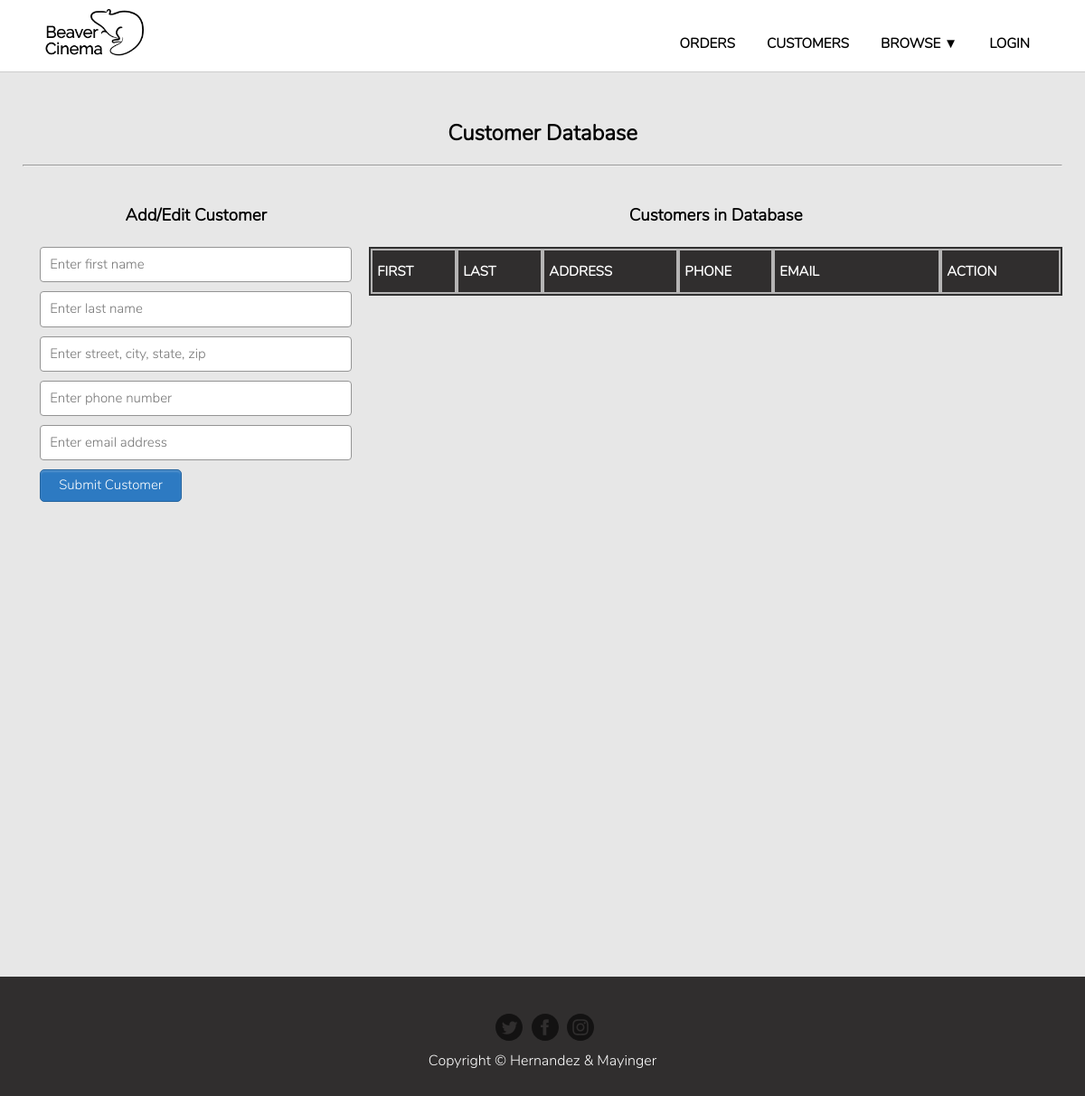
The page /php/customers.php on the database as committed earlier.
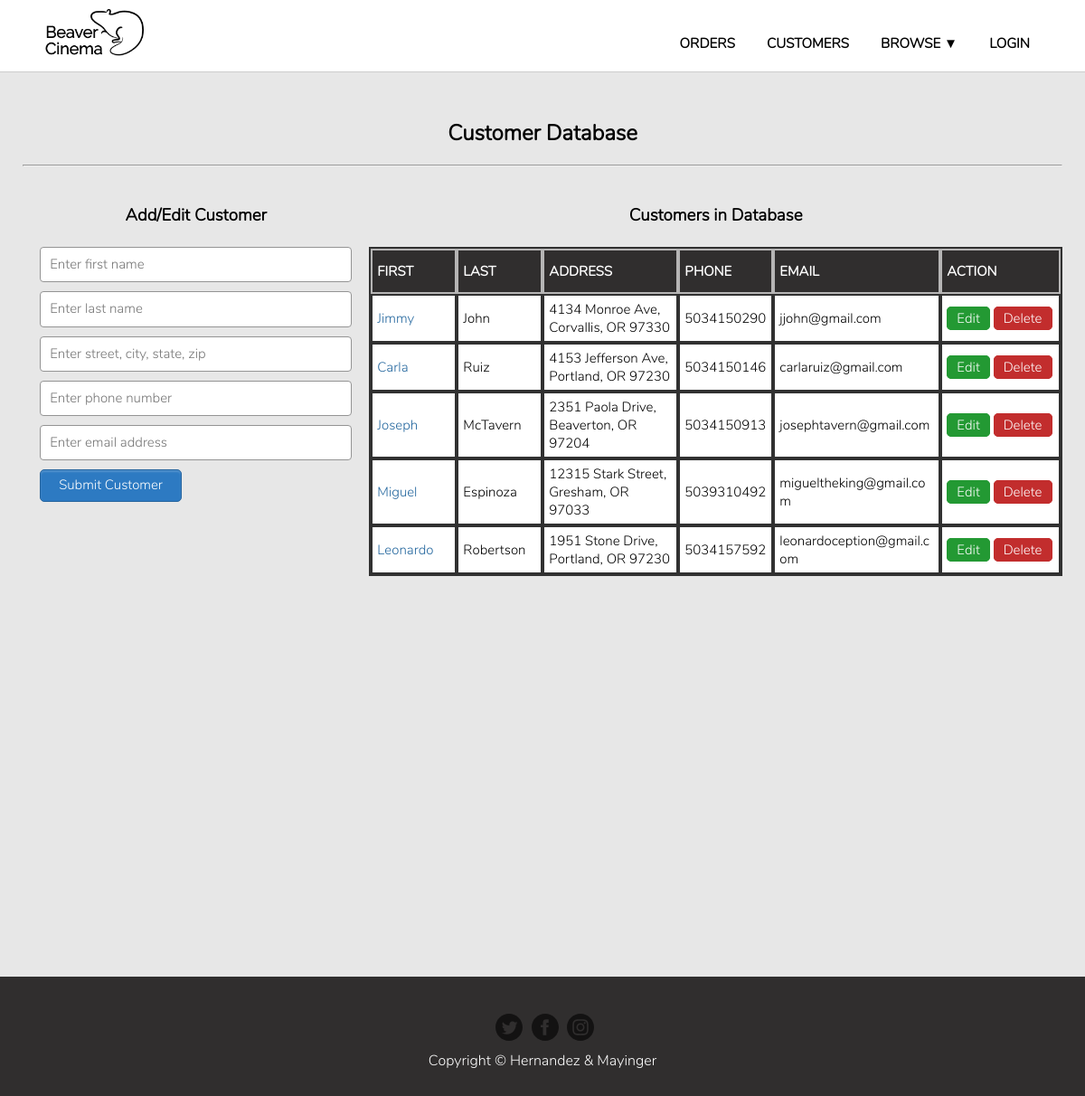
The same page on the database as committed later.
### tables this page shows
CREATE TABLE `customers` (
	`customer_id` int(11) unsigned NOT NULL AUTO_INCREMENT,
	`first_name` varchar(45) NOT NULL,
	`last_name` varchar(45) NOT NULL,
	`address` varchar(45) NOT NULL,
	`phone` varchar(50) DEFAULT NULL,
	`email` varchar(50) DEFAULT NULL,
	PRIMARY KEY (`customer_id`)
);

### php/database/action.php (called while the page is built, shortened)
<?php
	$isEdit = false;
?>

### php/customers.php (the view, shortened to what this page needs)
<?php
include("database/action.php");
include("templates/header.php");	?>
		<div class="container grid">
			<div class="box title">
				<h2 class="title">Customer Database</h2>
				<hr>
			</div>
			<div class="box box-update">
				<div class="edit-customer-form">
					<h3>Add/Edit Customer</h3>
					<form action="database/action.php" method="POST" enctype="multipart/form-data">
							<div class="form-group">
								<input type="text" name="first_name" value="<?php echo $first_name; ?>" class="form-control" placeholder="Enter first name" required>
							</div>
							<div class="form-group">
								<input type="text" name="last_name" value="<?php echo $last_name; ?>" class="form-control" placeholder="Enter last name" required>
							</div>
							<div class="form-group">
								<input type="text" name="address" value="<?php echo $address; ?>" class="form-control" placeholder="Enter street, city, state, zip" required>
							</div>
							<div class="form-group">
								<input type="text" name="phone" value="<?php echo $phone; ?>" class="form-control" placeholder="Enter phone number" maxlength="10" pattern="\d{10}" title="please enter 10 digits" required>
							</div>
							<div class="form-group">
								<input type="text" name="email" value="<?php echo $email; ?>" class="form-control" placeholder="Enter email address" required>
							</div>
							<div class="form-group">
								<?php if($isEdit==true){ ?>
									<input type="submit" class="button-edit" name="edit" value="Submit Changes">
								<?php	}else{ ?>
									<input type="submit" class="button-submit" name="submit" value="Submit Customer">
								<?php	} ?>
							</div>
					</form>
				</div>
				<div class="box tbl-header table-box">
					<h3>Customers in Database</h3>
					<?php
						$mysqli = OpenCon();
						$result = $mysqli->query("SELECT * FROM customers") or die($mysqli->error);
					?>
					<table class="customer-table">
						<thead>
							<tr class="header-row">
								<th>First</th>
								<th>Last</th>
								<th>Address</th>
								<th>Phone</th>
								<th>Email</th>
								<th>Action</th>
							</tr>
						</thead>
						<?php
							while ($row = $result->fetch_assoc()): ?>
								<tr>
									<td><a href="c_details.php?c_details=<?= $row['customer_id']; ?>" class="name-button"><?php echo $row['first_name']; ?></a></td>
									<td><?php echo $row['last_name']; ?></td>
									<td><?php echo $row['address']; ?></td>
									<td><?php echo $row['phone']; ?></td>
									<td><?php echo $row['email']; ?></td>
									<td>
										<a href="customers.php?edit=<?php echo $row['customer_id']; ?>"
											class="edit-button">Edit</a>
										<a href="database/action.php?delete=<?php echo $row['customer_id']; ?>"
											class="delete-button">Delete</a>
									</td>
								</tr>
						<?php endwhile; ?>
					</table>
				</div>
			</div>
		</div>
	</div>
<?php include("templates/footer.php");	?>

### php/templates/header.php (shortened to what this page needs)
<html lang="en">
<head>
	<link rel="stylesheet" href="../public/css/normalize.css">
	<link rel="stylesheet" href="../public/css/style.css">
</head>
<body>
	<div class="wrap">
		<header class="main-header">
			<div class="container c-header">
			<a href="javascript:window.location.href=window.location.href"><img src="../public/images/beaver_logo.png" class="logo"></a>
				<ul class="main-nav">
					<li><a href="orders.php">Orders</a></li>
					<li><a href="customers.php">Customers</a></li>
					<li class="dropdown">
						<a href="#">Browse &#9660;</a>
					</li>
					<li><a href="index.php">Login</a></li>
				</ul>
			</div>
		</header>

### php/templates/footer.php (shortened to what this page needs)
<footer class="main-footer">
	<div class="container footer-container">
		<ul>
			<li><a href="#" class="social twitter">Twitter</a></li>
			<li><a href="#" class="social facebook">Facebook</a></li>
			<li><a href="#" class="social instagram">Instagram</a></li>
		</ul>
		<span class="copyright">Copyright &copy; Hernandez & Mayinger</span>
	</div>
</footer>
</body>
</html>

Rows that differ between the two databases and show on the page:
added customers: first_name "Jimmy", last_name "John", address "4134 Monroe Ave, Corvallis, OR 97330", phone "5034150290", email "jjohn@gmail.com"
added customers: first_name "Carla", last_name "Ruiz", address "4153 Jefferson Ave, Portland, OR 97230", phone "5034150146", email "carlaruiz@gmail.com"
added customers: first_name "Joseph", last_name "McTavern", address "2351 Paola Drive, Beaverton, OR 97204", phone "5034150913", email "josephtavern@gmail.com"
added customers: first_name "Miguel", last_name "Espinoza", address "12315 Stark Street, Gresham, OR 97033", phone "5039310492", email "migueltheking@gmail.com"
added customers: first_name "Leonardo", last_name "Robertson", address "1951 Stone Drive, Portland, OR 97230", phone "5034157592", email "leonardoception@gmail.com"
